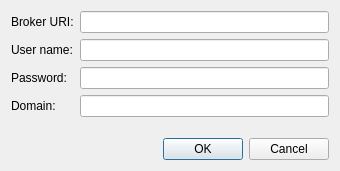
<?xml version="1.0" encoding="UTF-8"?>
<ui version="4.0">
 <class>AMQConfigDialog</class>
 <widget class="QDialog" name="AMQConfigDialog">
  <property name="geometry">
   <rect>
    <x>0</x>
    <y>0</y>
    <width>340</width>
    <height>171</height>
   </rect>
  </property>
  <property name="windowTitle">
   <string>ActiveMQ Configuration</string>
  </property>
  <layout class="QVBoxLayout" name="verticalLayout">
   <item>
    <layout class="QFormLayout" name="formLayout">
     <item row="0" column="0">
      <widget class="QLabel" name="label">
       <property name="text">
        <string>Broker URI:</string>
       </property>
      </widget>
     </item>
     <item row="0" column="1">
      <widget class="QLineEdit" name="brokerEdit"/>
     </item>
     <item row="1" column="0">
      <widget class="QLabel" name="label_2">
       <property name="text">
        <string>User name:</string>
       </property>
      </widget>
     </item>
     <item row="1" column="1">
      <widget class="QLineEdit" name="usernameEdit"/>
     </item>
     <item row="2" column="0">
      <widget class="QLabel" name="label_3">
       <property name="text">
        <string>Password:</string>
       </property>
      </widget>
     </item>
     <item row="2" column="1">
      <widget class="QLineEdit" name="passwordEdit">
       <property name="echoMode">
        <enum>QLineEdit::Password</enum>
       </property>
      </widget>
     </item>
     <item row="3" column="0">
      <widget class="QLabel" name="label_4">
       <property name="text">
        <string>Domain:</string>
       </property>
      </widget>
     </item>
     <item row="3" column="1">
      <widget class="QLineEdit" name="domainEdit"/>
     </item>
    </layout>
   </item>
   <item>
    <widget class="QDialogButtonBox" name="buttonBox">
     <property name="orientation">
      <enum>Qt::Horizontal</enum>
     </property>
     <property name="standardButtons">
      <set>QDialogButtonBox::Cancel|QDialogButtonBox::Ok</set>
     </property>
    </widget>
   </item>
  </layout>
 </widget>
 <resources/>
 <connections>
  <connection>
   <sender>buttonBox</sender>
   <signal>accepted()</signal>
   <receiver>AMQConfigDialog</receiver>
   <slot>accept()</slot>
   <hints>
    <hint type="sourcelabel">
     <x>248</x>
     <y>254</y>
    </hint>
    <hint type="destinationlabel">
     <x>157</x>
     <y>274</y>
    </hint>
   </hints>
  </connection>
  <connection>
   <sender>buttonBox</sender>
   <signal>rejected()</signal>
   <receiver>AMQConfigDialog</receiver>
   <slot>reject()</slot>
   <hints>
    <hint type="sourcelabel">
     <x>316</x>
     <y>260</y>
    </hint>
    <hint type="destinationlabel">
     <x>286</x>
     <y>274</y>
    </hint>
   </hints>
  </connection>
 </connections>
</ui>
